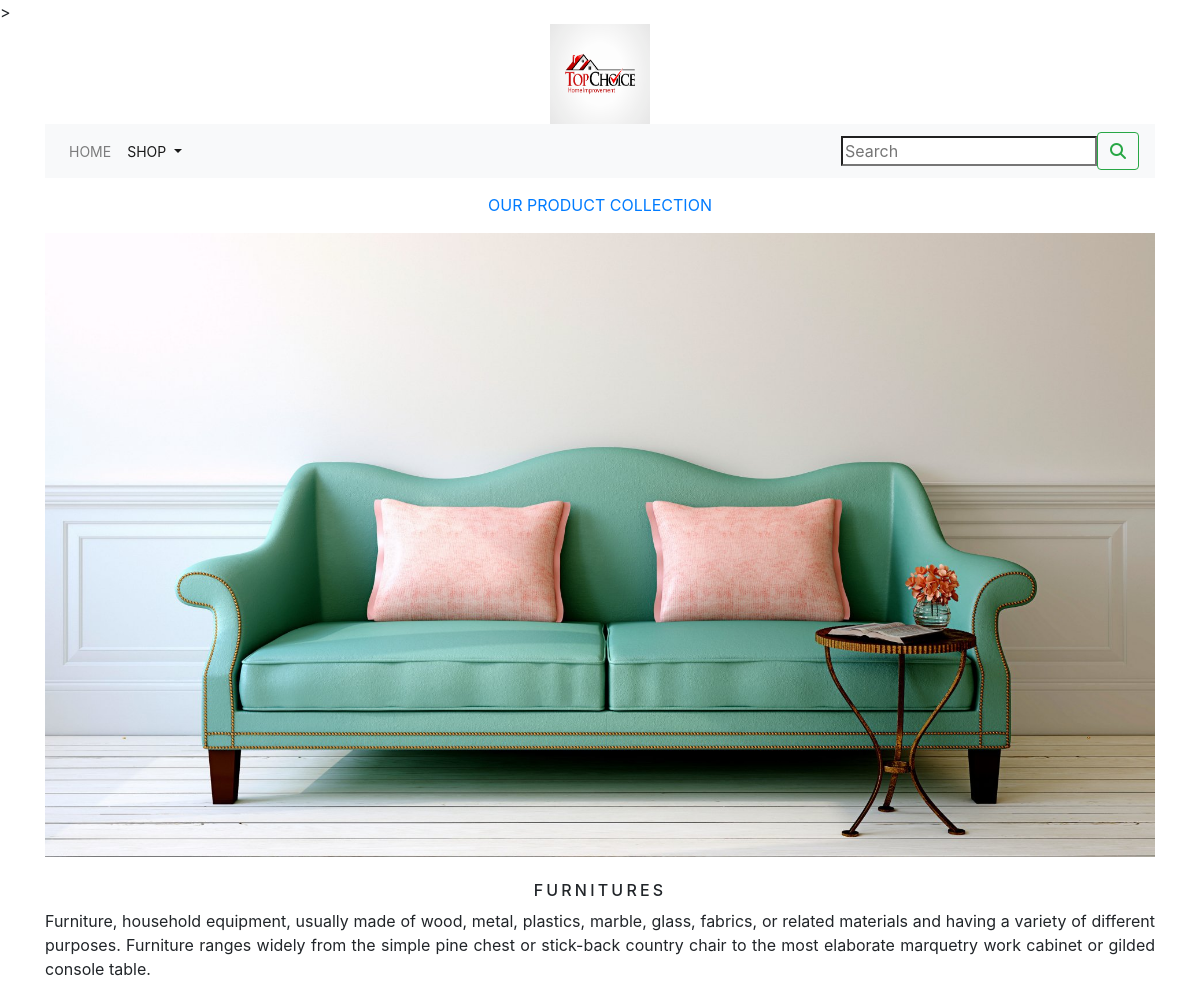
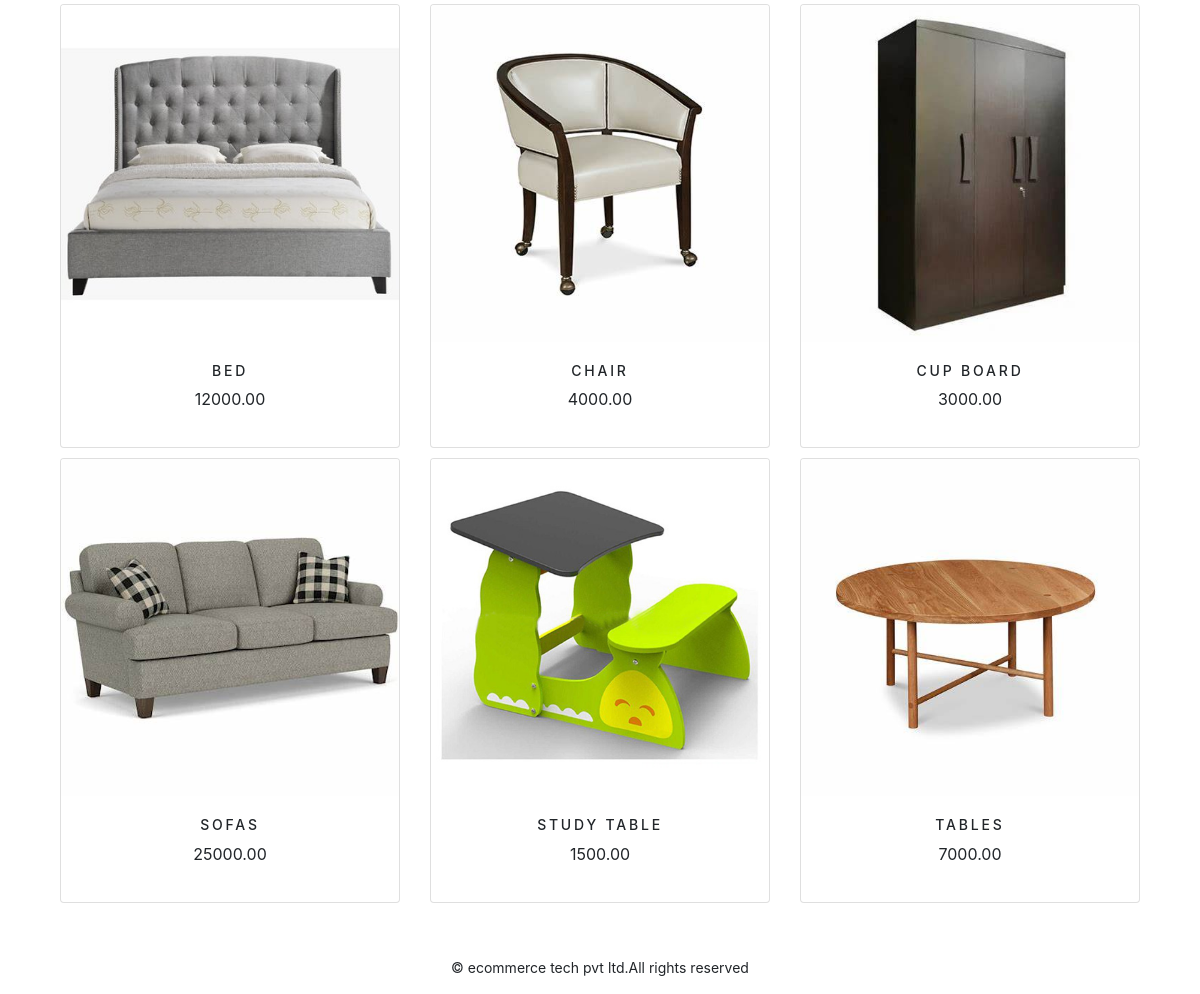
The page /ecommerceapp/furnitures/ on the database its author committed (2 pictures, top to bottom).
### ecommerceapp/models.py (models this page shows, shortened)
class category(models.Model):
    name=models.CharField(max_length=250,unique=True)
    slug=models.SlugField(max_length=250,unique=True)
    description=models.TextField(blank=True)
    image=models.ImageField(upload_to='category',blank=True)
    class Meta:
        ordering=('name',)
        verbose_name='category'
        verbose_name_plural='categories'
    def get_link(self):
        return reverse('ecommerceapp:product_by_category',args=[self.slug])

class product(models.Model):
    name = models.CharField(max_length=250, unique=True)
    slug = models.SlugField(max_length=250, unique=True)
    description=models.TextField(blank=True)
    price=models.DecimalField(max_digits=10,decimal_places=2)
    category=models.ForeignKey(category,on_delete=models.CASCADE)
    image=models.ImageField(upload_to='product',blank=True)
    stock=models.IntegerField()
    available=models.BooleanField(default=True)
    created=models.DateTimeField(auto_now_add=True)
    updated=models.DateTimeField(auto_now=True)
    def get_url(self):
        return reverse('ecommerceapp:prodCatdetail',args=[self.category.slug,self.slug])
    class Meta:
        ordering = ('name',)
        verbose_name = 'product'
        verbose_name_plural = 'products'

### ecommerceapp/views.py (the view)
# urls.py: path('',views.allProdCat,name='allProdCat'),
def allProdCat(request,c_slug=None):
    c_page=None
    products_list=None
    if c_slug!=None:
        c_page=get_object_or_404(category,slug=c_slug)
        products_list=product.objects.all().filter(category=c_page,available=True)
    else:
        products_list=product.objects.all().filter(available=True)
    paginator=Paginator(products_list,6)
    try:
        page=int(request.GET.get('page','1'))
    except:
        page=1
    try:
        products=paginator.page(page)
    except(EmptyPage,InvalidPage):
        products=paginator.page(paginator.num_pages)
    return render(request,'category.html',{'category':c_page,'products':products})

### cart/context_processors.py (called while the page is built)
def counter(request):
    item_count=0
    if 'admin' in request.path:
        return {}
    else:
        try:
            cart=Cart.objects.filter(cart_id=_cart_id(request))
            car_items=CartItem.objects.all().filter(cart=cart[:1])
            for cart_item in car_items:
                item_count += cart_item.quantity
        except Cart.DoesNotExist:
            item_count =0
    return dict(item_count=item_count)

### cart/views.py (called while the page is built)
def _cart_id(request):
    cart=request.session.session_key
    if not cart:
        cart=request.session.create()
    return cart

### ecommerceapp/context_processors.py (called while the page is built)
def menu_links(request):
    links=category.objects.all()
    return dict(links=links)

### templates/category.html (shortened to what this page needs)
{% extends 'base.html' %}
{% load static %}
{% block content %}
{% if category %}
<div>
    <div class="row my_row_class">
        <div class="mx-auto">
        <p><a href="{% url 'ecommerceapp:allProdCat' %}">OUR PRODUCT COLLECTION</a></p>
        </div>
    </div>
</div>
{% endif %}
<div class="mx-auto">
    {% if category %}
    <img class="my_image" src="{{category.image.url}}" alt="{{category.name}}">
</div>
    <br>
<div>
    <h1 class="text-center my_title">{{category.name}}</h1>
    <p class="text-justify">{{category.description}}</p>
</div>
{% endif %}
<div class="container">
    <div class="row">
        {% for product in products.object_list %}
        <div class="my_bottom_margin col-9 col-sm-12 col-md-12 col-md-4 col-lg-4">
            <div class="card text-center" style="min-width:18rem;">
                <a href="{{product.get_url}}"><img class="card-img-top my_image" src="{{product.image.url}}" alt="{{product.name}}" width="150px" height="150px"></a>
            <div class="card-body">
                <h4>{{product.name}}</h4>
                <p>{{product.price}}</p>
            </div>
            </div>
        </div>
        {% endfor %}
    </div>
    <br>
</div>
{% endblock %}

### static/css/custom.css (style rules this page uses)
body { font-family: 'Martian Mono', monospace; }
.my_row_class { padding-top : 15px; }
.my_image { width : 100%; height : auto; }
.my_title { font-size : 16px; text-transform : uppercase; letter-spacing : .2em; }
.my_bottom_margin { margin-bottom : 10px; }
.card-body h4 { font-size : 14px; text-transform: uppercase; letter-spacing: .2em; }

### rows shown on the page
category: image (picture), name "FURNITURES", description "Furniture, household equipment, usually made of wood, metal, plastics, marble, glass, fabrics, or related materials and having a variety of different purposes. Furniture ranges widely from the simple pine chest or stick-back country chair to the most elaborate marquetry work cabinet or gilded console table."
product: image (picture), name "BED", price "12000.00"
product: image (picture), name "CHAIR", price "4000.00"
product: image (picture), name "CUP BOARD", price "3000.00"
product: image (picture), name "SOFAS", price "25000.00"
product: image (picture), name "STUDY TABLE", price "1500.00"
product: image (picture), name "TABLES", price "7000.00"
